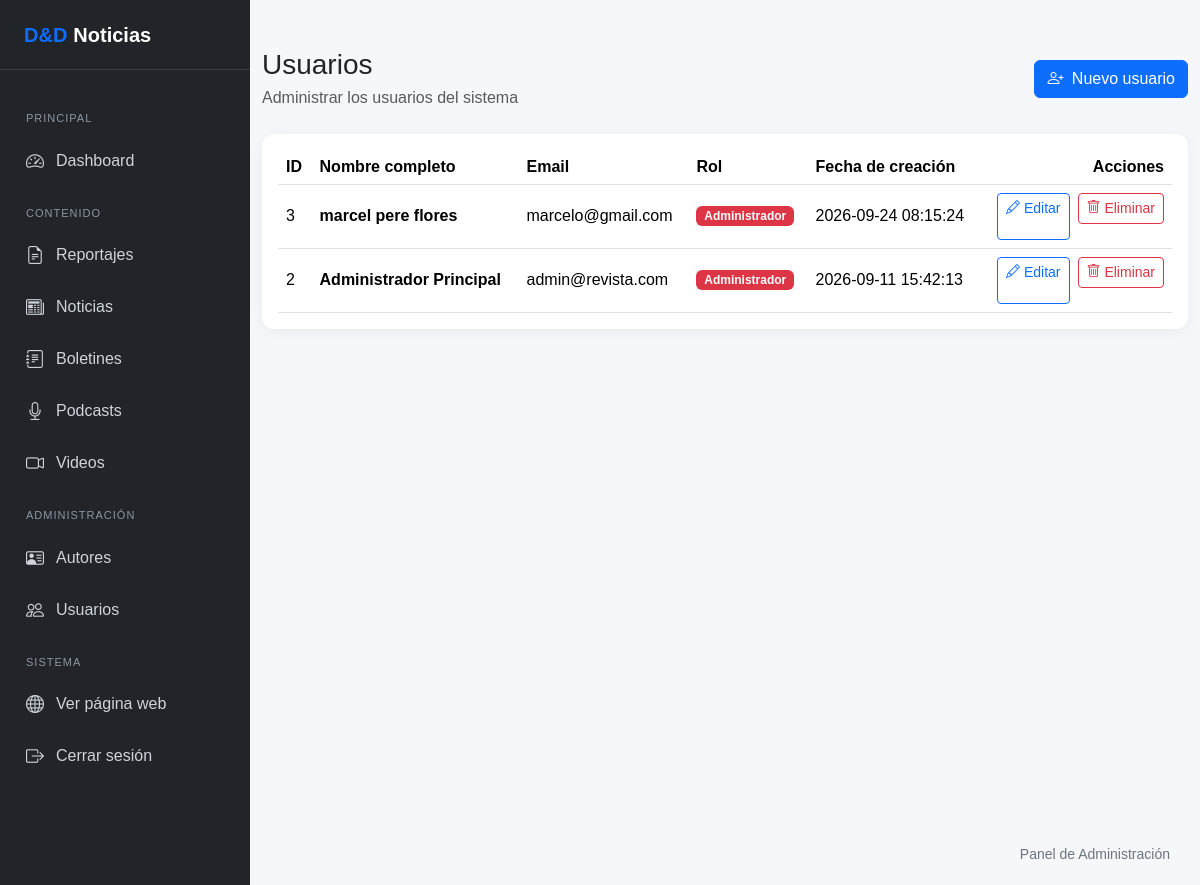
/admin/usuarios/index.php (signed in), run on the app's committed database.
### tables this page shows
CREATE TABLE `usuarios` (
  `id` int(10) UNSIGNED NOT NULL,
  `nombres` varchar(100) NOT NULL,
  `ap_paterno` varchar(100) NOT NULL,
  `ap_materno` varchar(100) DEFAULT NULL,
  `email` varchar(150) NOT NULL,
  `password_hash` varchar(255) NOT NULL,
  `rol` enum('admin','editor','redactor') NOT NULL DEFAULT 'redactor',
  `created_at` datetime NOT NULL DEFAULT current_timestamp()
);

### includes/funciones.php (called while the page is built, shortened)
<?php
function e($valor): string
{
    return htmlspecialchars(
        (string) $valor,
        ENT_QUOTES,
        'UTF-8'
    );
}

### admin/usuarios/index.php (the view, shortened to what this page needs)
<?php
require_once __DIR__ . '/../../config/database.php';
require_once __DIR__ . '/../../includes/funciones.php';
$stmt = $pdo->query(
    "SELECT
        id,
        nombres,
        ap_paterno,
        ap_materno,
        email,
        rol,
        created_at
     FROM usuarios
     ORDER BY id DESC"
);
$usuarios = $stmt->fetchAll(PDO::FETCH_ASSOC);
?>
<?php
require_once __DIR__ . '/../../includes/admin-header.php';
require_once __DIR__ . '/../../includes/admin-sidebar.php';
?>
<main class="admin-main">
    <div class="container-fluid py-4">
        <div
            class="d-flex flex-column flex-md-row justify-content-between align-items-md-center gap-3 mb-4"
        >
            <div>
                <h1 class="h3 mb-1">Usuarios</h1>
                <p class="text-muted mb-0">
                    Administrar los usuarios del sistema
                </p>
            </div>
            <div>
                <a href="crear.php" class="btn btn-primary">
                    <i class="bi bi-person-plus me-1"></i>
                    Nuevo usuario
                </a>
            </div>
        </div>
        <div class="card dashboard-card">
            <div class="card-body">
                <div class="table-responsive">
                    <table class="table table-hover align-middle mb-0">
                        <thead>
                            <tr>
                                <th>ID</th>
                                <th>Nombre completo</th>
                                <th>Email</th>
                                <th>Rol</th>
                                <th>Fecha de creación</th>
                                <th class="text-end">Acciones</th>
                            </tr>
                        </thead>
                        <tbody>
                            <?php if (empty($usuarios)): ?>
                                <tr>
                                    <td
                                        colspan="6"
                                        class="text-center py-4 text-muted"
                                    >
                                        No hay usuarios registrados.
                                    </td>
                                </tr>
                            <?php else: ?>
                                <?php foreach ($usuarios as $usuario): ?>
                                    <?php
                                    $nombreCompleto = trim(
                                        $usuario['nombres'] . ' ' .
                                        $usuario['ap_paterno'] . ' ' .
                                        ($usuario['ap_materno'] ?? '')
                                    );
                                    ?>
                                    <tr>
                                        <td>
                                            <?= (int) $usuario['id'] ?>
                                        </td>
                                        <td>
                                            <strong>
                                                <?= e($nombreCompleto) ?>
                                            </strong>
                                        </td>
                                        <td>
                                            <?= e($usuario['email']) ?>
                                        </td>
                                        <td>
                                            <?php if ($usuario['rol'] === 'admin'): ?>
                                                <span class="badge text-bg-danger">
                                                    Administrador
                                                </span>
                                            <?php elseif ($usuario['rol'] === 'editor'): ?>
                                                <span class="badge text-bg-primary">
                                                    Editor
                                                </span>
                                            <?php else: ?>
                                                <span class="badge text-bg-secondary">
                                                    Redactor
                                                </span>
                                            <?php endif; ?>
                                        </td>
                                        <td>
                                            <?= e($usuario['created_at']) ?>
                                        </td>
                                        <td class="text-end">
                                            <div
                                                class="d-flex flex-column flex-sm-row justify-content-end gap-2"
                                            >
                                                <a
                                                    href="editar.php?id=<?= (int) $usuario['id'] ?>"
                                                    class="btn btn-sm btn-outline-primary"
                                                    title="Editar usuario"
                                                >
                                                    <i class="bi bi-pencil"></i>
                                                    <span class="d-none d-md-inline">
                                                        Editar
                                                    </span>
                                                </a>
                                                <form
                                                    method="POST"
                                                    action="eliminar.php"
                                                    onsubmit="return confirm('¿Estás seguro de eliminar este usuario?');"
                                                >
                                                    <button
                                                        type="submit"
                                                        class="btn btn-sm btn-outline-danger w-100"
                                                        title="Eliminar usuario"
                                                    >
                                                        <i class="bi bi-trash"></i>
                                                        <span class="d-none d-md-inline">
                                                            Eliminar
                                                        </span>
                                                    </button>
                                                </form>
                                            </div>
                                        </td>
                                    </tr>
                                <?php endforeach; ?>
                            <?php endif; ?>
                        </tbody>
                    </table>
                </div>
            </div>
        </div>
    </div>
</main>
<?php
require_once __DIR__ . '/../../includes/admin-footer.php';
?>

### includes/admin-header.php (style rules this page uses)
body { background-color: #f5f7fb; margin: 0; font-family: Arial, sans-serif; }
.dashboard-card { border: 0; border-radius: 12px; box-shadow: 0 3px 15px rgba(0,0,0,.05); }
.admin-main { margin-left: 250px; min-height: 100vh; width: calc(100% - 250px); box-sizing: border-box; }
.admin-main .table-responsive { width: 100%; overflow-x: auto; -webkit-overflow-scrolling: touch; }
.admin-main .card { max-width: 100%; }
.admin-main .d-flex { flex-wrap: wrap; }

### data on the page
usuarios: id "3", nombreCompleto "marcel pere flores", email "marcelo@gmail.com", rol "Administrador", created_at "2026-09-24 08:15:24"
usuarios: id "2", nombreCompleto "Administrador Principal", email "admin@revista.com", rol "Administrador", created_at "2026-09-11 15:42:13"
